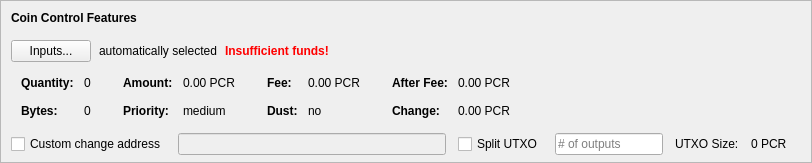
    <widget class="QFrame" name="frameCoinControl">
     <property name="sizePolicy">
      <sizepolicy hsizetype="Expanding" vsizetype="Expanding">
       <horstretch>0</horstretch>
       <verstretch>0</verstretch>
      </sizepolicy>
     </property>
     <property name="maximumSize">
      <size>
       <width>16777215</width>
       <height>16777215</height>
      </size>
     </property>
     <property name="frameShape">
      <enum>QFrame::StyledPanel</enum>
     </property>
     <property name="frameShadow">
      <enum>QFrame::Sunken</enum>
     </property>
     <layout class="QVBoxLayout" name="verticalLayoutCoinControl2">
      <property name="spacing">
       <number>0</number>
      </property>
      <property name="leftMargin">
       <number>0</number>
      </property>
      <property name="topMargin">
       <number>0</number>
      </property>
      <property name="rightMargin">
       <number>0</number>
      </property>
      <property name="bottomMargin">
       <number>6</number>
      </property>
      <item>
       <layout class="QVBoxLayout" name="verticalLayoutCoinControl" stretch="0,0,0,0,1">
        <property name="spacing">
         <number>0</number>
        </property>
        <property name="leftMargin">
         <number>10</number>
        </property>
        <property name="topMargin">
         <number>10</number>
        </property>
        <item>
         <layout class="QHBoxLayout" name="horizontalLayoutCoinControl1">
          <property name="bottomMargin">
           <number>15</number>
          </property>
          <item>
           <widget class="QLabel" name="labelCoinControlFeatures">
            <property name="sizePolicy">
             <sizepolicy hsizetype="Preferred" vsizetype="Maximum">
              <horstretch>0</horstretch>
              <verstretch>0</verstretch>
             </sizepolicy>
            </property>
            <property name="font">
             <font>
              <weight>75</weight>
              <bold>true</bold>
             </font>
            </property>
            <property name="styleSheet">
             <string notr="true">font-weight:bold;</string>
            </property>
            <property name="text">
             <string>Coin Control Features</string>
            </property>
           </widget>
          </item>
         </layout>
        </item>
        <item>
         <layout class="QHBoxLayout" name="horizontalLayoutCoinControl2" stretch="0,0,0,0">
          <property name="spacing">
           <number>8</number>
          </property>
          <property name="bottomMargin">
           <number>10</number>
          </property>
          <item>
           <widget class="QPushButton" name="pushButtonCoinControl">
            <property name="styleSheet">
             <string notr="true"/>
            </property>
            <property name="text">
             <string>Inputs...</string>
            </property>
            <property name="autoDefault">
             <bool>false</bool>
            </property>
           </widget>
          </item>
          <item>
           <widget class="QLabel" name="labelCoinControlAutomaticallySelected">
            <property name="text">
             <string>automatically selected</string>
            </property>
            <property name="margin">
             <number>5</number>
            </property>
           </widget>
          </item>
          <item>
           <widget class="QLabel" name="labelCoinControlInsuffFunds">
            <property name="font">
             <font>
              <weight>75</weight>
              <bold>true</bold>
             </font>
            </property>
            <property name="styleSheet">
             <string notr="true">color:red;font-weight:bold;</string>
            </property>
            <property name="text">
             <string>Insufficient funds!</string>
            </property>
            <property name="margin">
             <number>5</number>
            </property>
           </widget>
          </item>
          <item>
           <spacer name="horizontalSpacerCoinControl">
            <property name="orientation">
             <enum>Qt::Horizontal</enum>
            </property>
            <property name="sizeHint" stdset="0">
             <size>
              <width>40</width>
              <height>1</height>
             </size>
            </property>
           </spacer>
          </item>
         </layout>
        </item>
        <item>
         <widget class="QWidget" name="widgetCoinControl" native="true">
          <property name="sizePolicy">
           <sizepolicy hsizetype="Preferred" vsizetype="Preferred">
            <horstretch>0</horstretch>
            <verstretch>0</verstretch>
           </sizepolicy>
          </property>
          <property name="minimumSize">
           <size>
            <width>0</width>
            <height>0</height>
           </size>
          </property>
          <property name="styleSheet">
           <string notr="true"/>
          </property>
          <layout class="QHBoxLayout" name="horizontalLayoutCoinControl5">
           <property name="leftMargin">
            <number>0</number>
           </property>
           <property name="topMargin">
            <number>0</number>
           </property>
           <property name="rightMargin">
            <number>0</number>
           </property>
           <property name="bottomMargin">
            <number>0</number>
           </property>
           <item>
            <layout class="QHBoxLayout" name="horizontalLayoutCoinControl3" stretch="0,0,0,1">
             <property name="spacing">
              <number>20</number>
             </property>
             <property name="topMargin">
              <number>0</number>
             </property>
             <property name="bottomMargin">
              <number>10</number>
             </property>
             <item>
              <layout class="QFormLayout" name="formLayoutCoinControl1">
               <property name="horizontalSpacing">
                <number>10</number>
               </property>
               <property name="verticalSpacing">
                <number>14</number>
               </property>
               <property name="leftMargin">
                <number>10</number>
               </property>
               <property name="topMargin">
                <number>4</number>
               </property>
               <property name="rightMargin">
                <number>6</number>
               </property>
               <item row="0" column="0">
                <widget class="QLabel" name="labelCoinControlQuantityText">
                 <property name="font">
                  <font>
                   <weight>75</weight>
                   <bold>true</bold>
                  </font>
                 </property>
                 <property name="text">
                  <string>Quantity:</string>
                 </property>
                 <property name="margin">
                  <number>0</number>
                 </property>
                </widget>
               </item>
               <item row="0" column="1">
                <widget class="QLabel" name="labelCoinControlQuantity">
                 <property name="cursor">
                  <cursorShape>IBeamCursor</cursorShape>
                 </property>
                 <property name="contextMenuPolicy">
                  <enum>Qt::ActionsContextMenu</enum>
                 </property>
                 <property name="text">
                  <string notr="true">0</string>
                 </property>
                 <property name="margin">
                  <number>0</number>
                 </property>
                 <property name="textInteractionFlags">
                  <set>Qt::LinksAccessibleByMouse|Qt::TextSelectableByKeyboard|Qt::TextSelectableByMouse</set>
                 </property>
                </widget>
               </item>
               <item row="1" column="0">
                <widget class="QLabel" name="labelCoinControlBytesText">
                 <property name="font">
                  <font>
                   <weight>75</weight>
                   <bold>true</bold>
                  </font>
                 </property>
                 <property name="text">
                  <string>Bytes:</string>
                 </property>
                </widget>
               </item>
               <item row="1" column="1">
                <widget class="QLabel" name="labelCoinControlBytes">
                 <property name="cursor">
                  <cursorShape>IBeamCursor</cursorShape>
                 </property>
                 <property name="contextMenuPolicy">
                  <enum>Qt::ActionsContextMenu</enum>
                 </property>
                 <property name="text">
                  <string notr="true">0</string>
                 </property>
                 <property name="textInteractionFlags">
                  <set>Qt::LinksAccessibleByMouse|Qt::TextSelectableByKeyboard|Qt::TextSelectableByMouse</set>
                 </property>
                </widget>
               </item>
              </layout>
             </item>
             <item>
              <layout class="QFormLayout" name="formLayoutCoinControl2">
               <property name="horizontalSpacing">
                <number>10</number>
               </property>
               <property name="verticalSpacing">
                <number>14</number>
               </property>
               <property name="leftMargin">
                <number>6</number>
               </property>
               <property name="topMargin">
                <number>4</number>
               </property>
               <property name="rightMargin">
                <number>6</number>
               </property>
               <item row="0" column="0">
                <widget class="QLabel" name="labelCoinControlAmountText">
                 <property name="font">
                  <font>
                   <weight>75</weight>
                   <bold>true</bold>
                  </font>
                 </property>
                 <property name="text">
                  <string>Amount:</string>
                 </property>
                 <property name="margin">
                  <number>0</number>
                 </property>
                </widget>
               </item>
               <item row="0" column="1">
                <widget class="QLabel" name="labelCoinControlAmount">
                 <property name="cursor">
                  <cursorShape>IBeamCursor</cursorShape>
                 </property>
                 <property name="contextMenuPolicy">
                  <enum>Qt::ActionsContextMenu</enum>
                 </property>
                 <property name="text">
                  <string notr="true">0.00 PCR</string>
                 </property>
                 <property name="textInteractionFlags">
                  <set>Qt::LinksAccessibleByMouse|Qt::TextSelectableByKeyboard|Qt::TextSelectableByMouse</set>
                 </property>
                </widget>
               </item>
               <item row="1" column="0">
                <widget class="QLabel" name="labelCoinControlPriorityText">
                 <property name="font">
                  <font>
                   <weight>75</weight>
                   <bold>true</bold>
                  </font>
                 </property>
                 <property name="text">
                  <string>Priority:</string>
                 </property>
                </widget>
               </item>
               <item row="1" column="1">
                <widget class="QLabel" name="labelCoinControlPriority">
                 <property name="cursor">
                  <cursorShape>IBeamCursor</cursorShape>
                 </property>
                 <property name="contextMenuPolicy">
                  <enum>Qt::ActionsContextMenu</enum>
                 </property>
                 <property name="text">
                  <string>medium</string>
                 </property>
                 <property name="textInteractionFlags">
                  <set>Qt::LinksAccessibleByMouse|Qt::TextSelectableByKeyboard|Qt::TextSelectableByMouse</set>
                 </property>
                </widget>
               </item>
              </layout>
             </item>
             <item>
              <layout class="QFormLayout" name="formLayoutCoinControl3">
               <property name="horizontalSpacing">
                <number>10</number>
               </property>
               <property name="verticalSpacing">
                <number>14</number>
               </property>
               <property name="leftMargin">
                <number>6</number>
               </property>
               <property name="topMargin">
                <number>4</number>
               </property>
               <property name="rightMargin">
                <number>6</number>
               </property>
               <item row="0" column="0">
                <widget class="QLabel" name="labelCoinControlFeeText">
                 <property name="font">
                  <font>
                   <weight>75</weight>
                   <bold>true</bold>
                  </font>
                 </property>
                 <property name="text">
                  <string>Fee:</string>
                 </property>
                 <property name="margin">
                  <number>0</number>
                 </property>
                </widget>
               </item>
               <item row="0" column="1">
                <widget class="QLabel" name="labelCoinControlFee">
                 <property name="cursor">
                  <cursorShape>IBeamCursor</cursorShape>
                 </property>
                 <property name="contextMenuPolicy">
                  <enum>Qt::ActionsContextMenu</enum>
                 </property>
                 <property name="text">
                  <string notr="true">0.00 PCR</string>
                 </property>
                 <property name="textInteractionFlags">
                  <set>Qt::LinksAccessibleByMouse|Qt::TextSelectableByKeyboard|Qt::TextSelectableByMouse</set>
                 </property>
                </widget>
               </item>
               <item row="1" column="0">
                <widget class="QLabel" name="labelCoinControlLowOutputText">
                 <property name="font">
                  <font>
                   <weight>75</weight>
                   <bold>true</bold>
                  </font>
                 </property>
                 <property name="text">
                  <string>Dust:</string>
                 </property>
                </widget>
               </item>
               <item row="1" column="1">
                <widget class="QLabel" name="labelCoinControlLowOutput">
                 <property name="cursor">
                  <cursorShape>IBeamCursor</cursorShape>
                 </property>
                 <property name="contextMenuPolicy">
                  <enum>Qt::ActionsContextMenu</enum>
                 </property>
                 <property name="text">
                  <string>no</string>
                 </property>
                 <property name="textInteractionFlags">
                  <set>Qt::LinksAccessibleByMouse|Qt::TextSelectableByKeyboard|Qt::TextSelectableByMouse</set>
                 </property>
                </widget>
               </item>
              </layout>
             </item>
             <item>
              <layout class="QFormLayout" name="formLayoutCoinControl4">
               <property name="horizontalSpacing">
                <number>10</number>
               </property>
               <property name="verticalSpacing">
                <number>14</number>
               </property>
               <property name="leftMargin">
                <number>6</number>
               </property>
               <property name="topMargin">
                <number>4</number>
               </property>
               <property name="rightMargin">
                <number>6</number>
               </property>
               <item row="0" column="0">
                <widget class="QLabel" name="labelCoinControlAfterFeeText">
                 <property name="font">
                  <font>
                   <weight>75</weight>
                   <bold>true</bold>
                  </font>
                 </property>
                 <property name="text">
                  <string>After Fee:</string>
                 </property>
                 <property name="margin">
                  <number>0</number>
                 </property>
                </widget>
               </item>
               <item row="0" column="1">
                <widget class="QLabel" name="labelCoinControlAfterFee">
                 <property name="cursor">
                  <cursorShape>IBeamCursor</cursorShape>
                 </property>
                 <property name="contextMenuPolicy">
                  <enum>Qt::ActionsContextMenu</enum>
                 </property>
                 <property name="text">
                  <string notr="true">0.00 PCR</string>
                 </property>
                 <property name="textInteractionFlags">
                  <set>Qt::LinksAccessibleByMouse|Qt::TextSelectableByKeyboard|Qt::TextSelectableByMouse</set>
                 </property>
                </widget>
               </item>
               <item row="1" column="0">
                <widget class="QLabel" name="labelCoinControlChangeText">
                 <property name="font">
                  <font>
                   <weight>75</weight>
                   <bold>true</bold>
                  </font>
                 </property>
                 <property name="text">
                  <string>Change:</string>
                 </property>
                </widget>
               </item>
               <item row="1" column="1">
                <widget class="QLabel" name="labelCoinControlChange">
                 <property name="cursor">
                  <cursorShape>IBeamCursor</cursorShape>
                 </property>
                 <property name="contextMenuPolicy">
                  <enum>Qt::ActionsContextMenu</enum>
                 </property>
                 <property name="text">
                  <string notr="true">0.00 PCR</string>
                 </property>
                 <property name="textInteractionFlags">
                  <set>Qt::LinksAccessibleByMouse|Qt::TextSelectableByKeyboard|Qt::TextSelectableByMouse</set>
                 </property>
                </widget>
               </item>
              </layout>
             </item>
            </layout>
           </item>
          </layout>
         </widget>
        </item>
        <item>
         <layout class="QHBoxLayout" name="horizontalLayoutCoinControl4" stretch="0,0,0,0,0,0,0">
          <property name="spacing">
           <number>12</number>
          </property>
          <property name="sizeConstraint">
           <enum>QLayout::SetDefaultConstraint</enum>
          </property>
          <property name="topMargin">
           <number>5</number>
          </property>
          <property name="rightMargin">
           <number>5</number>
          </property>
          <item>
           <widget class="QCheckBox" name="checkBoxCoinControlChange">
            <property name="toolTip">
             <string>If this is activated, but the change address is empty or invalid, change will be sent to a newly generated address.</string>
            </property>
            <property name="text">
             <string>Custom change address</string>
            </property>
           </widget>
          </item>
          <item>
           <widget class="QValidatedLineEdit" name="lineEditCoinControlChange">
            <property name="enabled">
             <bool>false</bool>
            </property>
            <property name="sizePolicy">
             <sizepolicy hsizetype="Expanding" vsizetype="Fixed">
              <horstretch>0</horstretch>
              <verstretch>0</verstretch>
             </sizepolicy>
            </property>
           </widget>
          </item>
          <item>
           <widget class="QCheckBox" name="splitBlockCheckBox">
            <property name="text">
             <string>Split UTXO</string>
            </property>
           </widget>
          </item>
          <item>
           <widget class="QLineEdit" name="splitBlockLineEdit">
            <property name="sizePolicy">
             <sizepolicy hsizetype="Fixed" vsizetype="Fixed">
              <horstretch>50</horstretch>
              <verstretch>0</verstretch>
             </sizepolicy>
            </property>
            <property name="placeholderText">
             <string># of outputs</string>
            </property>
           </widget>
          </item>
          <item>
           <widget class="QLabel" name="labelBlockSizeText">
            <property name="text">
             <string>UTXO Size:</string>
            </property>
           </widget>
          </item>
          <item>
           <widget class="QLabel" name="labelBlockSize">
            <property name="text">
             <string>0 PCR</string>
            </property>
           </widget>
          </item>
          <item>
           <widget class="QLabel" name="labelCoinControlChangeLabel">
            <property name="sizePolicy">
             <sizepolicy hsizetype="Preferred" vsizetype="Expanding">
              <horstretch>0</horstretch>
              <verstretch>0</verstretch>
             </sizepolicy>
            </property>
            <property name="minimumSize">
             <size>
              <width>0</width>
              <height>0</height>
             </size>
            </property>
            <property name="text">
             <string/>
            </property>
            <property name="margin">
             <number>3</number>
            </property>
           </widget>
          </item>
         </layout>
        </item>
        <item>
         <spacer name="verticalSpacerCoinControl">
          <property name="orientation">
           <enum>Qt::Vertical</enum>
          </property>
          <property name="sizeHint" stdset="0">
           <size>
            <width>800</width>
            <height>1</height>
           </size>
          </property>
         </spacer>
        </item>
       </layout>
      </item>
     </layout>
    </widget>
